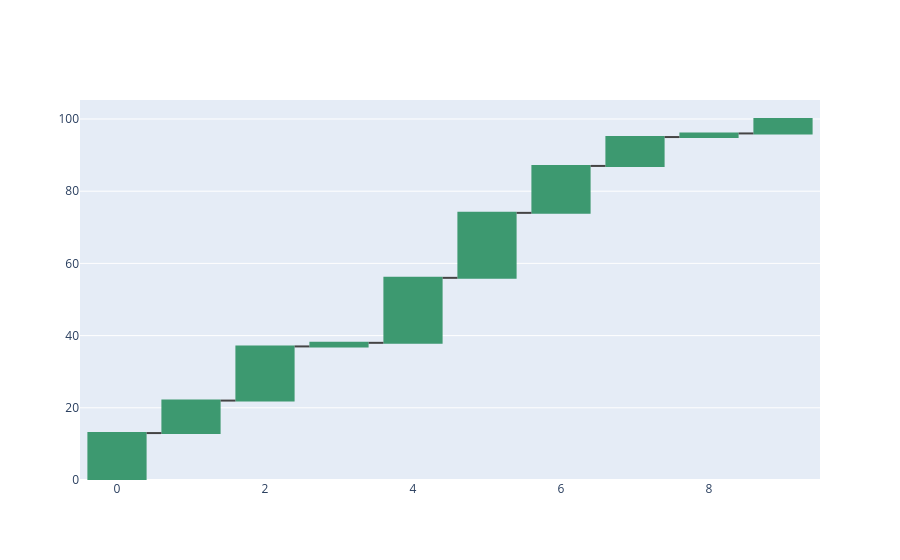

Notebook code cell kept with this figure:
### Code cell
fig = go.Figure(go.Waterfall(y=df['Police Deployed'].head(10)))
fig.show()

### Figure 1 — Plotly figure (JSON) as saved in the notebook; plotly's stock layout.template omitted (floating-point values rounded to 4 significant figures)
{"data": [{"type": "waterfall", "y": [13, 9, 15, 1, 18, 18, 13, 8, 1, 4]}], "layout": {}}
